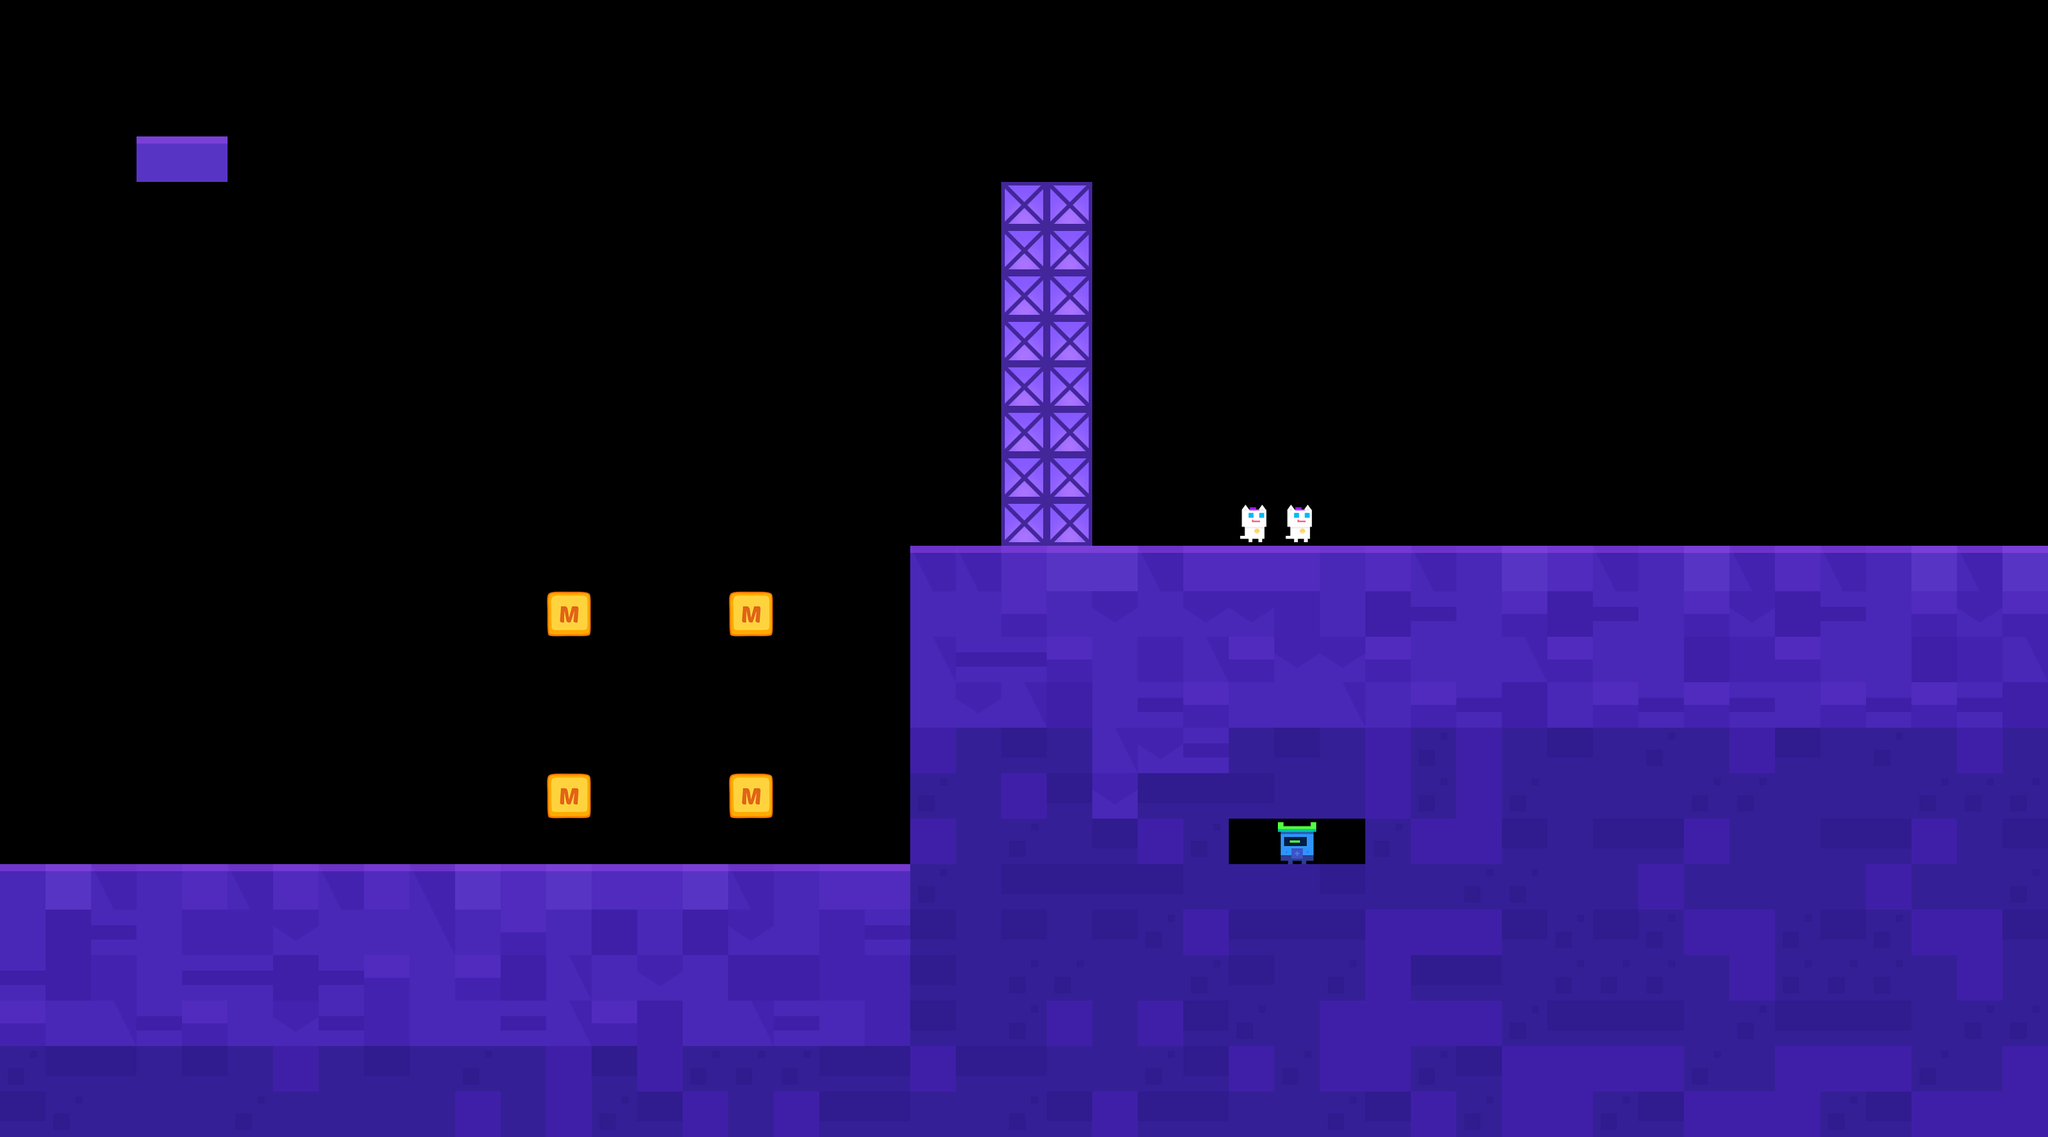

This game map was drawn from its Tiled (.tmx) file and the tilesets committed beside it. A one-line description and the trimmed map source follow:
An orthogonal 45x25 tile map with 64x64 px tiles, 3 tile layers (main, extra_exit, extra_wall) and 30 objects (6x Event, 4x platform, 2x npc, player, enemy, ...).

<map version="1.0" orientation="orthogonal" renderorder="right-down" width="45" height="25" tilewidth="64" tileheight="64" nextobjectid="3516">
 <properties>
  <property name="bg" value="lyBG7_1" />
 </properties>
 <tileset firstgid="1" name="forest" tilewidth="70" tileheight="70">
  <tileoffset x="-3" y="3" />
  <image source="forest_intro.png" width="700" height="980" />
  <tile id="0">
   <properties>
    <property name="maxX" value="87" />
    <property name="maxY" value="63" />
    <property name="x" value="77" />
    <property name="y" value="61" />
   </properties>
  </tile>
 </tileset>
 <layer name="main" width="45" height="25">
  <data>[1125 cells, 439 non-empty, 25 distinct tile ids]</data>
 </layer>
 <objectgroup name="objConfig">
  <object id="3468" type="player" gid="120" x="640" y="1216" />
  <object id="3478" name="(4,0);(0,4);(-4,0);(0,-4)" type="platform" gid="102" x="768" y="896" width="2" height="1" />
  <object id="3479" name="(0,4);(-4,0);(0,-4);(4,0)" type="platform" gid="102" x="1024" y="896" width="2" height="1" />
  <object id="3480" name="(0,-4);(4,0);(0,4);(-4,0)" type="platform" gid="102" x="768" y="1152" width="2" height="1" />
  <object id="3481" name="(-4,0);(0,-4);(4,0);(0,4)" type="platform" gid="102" x="1024" y="1152" width="2" height="1" />
  <object id="3492" name="Flash" type="npc" gid="105" x="1728" y="768" />
  <object id="3493" type="npc" gid="105" x="1792" y="768" />
  <object id="3494" name="-1,0,1,0" type="enemy" gid="101" x="1792" y="1216" />
 </objectgroup>
 <objectgroup name="triggerConfig">
  <object id="3490" name="Story1" type="Event" gid="101" x="1344" y="768" />
  <object id="3495" name="Story1" type="Event" gid="101" x="1344" y="704" />
  <object id="3496" name="Story1" type="Event" gid="101" x="1344" y="640" />
  <object id="3497" name="Story2" type="Event" gid="102" x="1728" y="768" />
  <object id="3498" name="Story2" type="Event" gid="102" x="1792" y="768" />
  <object id="3499" name="Story2" type="Event" gid="102" x="1856" y="768" />
  <object id="3500" name="extra_wall" type="ShowExtra" gid="103" x="192" y="256" />
  <object id="3501" name="extra_exit" type="HideExtra" gid="104" x="256" y="256" />
  <object id="3502" name="coinList1" type="ShowCoins" gid="105" x="2048" y="832" />
  <object id="3515" name="12,0,0,0" type="Applause" gid="105" x="1792" y="576" />
 </objectgroup>
 <layer name="extra_exit" width="45" height="25">
  <properties>
   <property name="isShow" value="1" />
   <property name="maxX" value="29" />
   <property name="maxY" value="18" />
   <property name="x" value="20" />
   <property name="y" value="12" />
  </properties>
  <data>[1125 cells, 60 non-empty, 15 distinct tile ids]</data>
 </layer>
 <layer name="extra_wall" width="45" height="25">
  <properties>
   <property name="maxX" value="23" />
   <property name="maxY" value="11" />
   <property name="x" value="22" />
   <property name="y" value="4" />
  </properties>
  <data>[1125 cells, 16 non-empty, 1 distinct tile ids]</data>
 </layer>
 <objectgroup name="coinList1">
  <object id="3503" gid="81" x="1728" y="640" />
  <object id="3504" gid="81" x="1728" y="576" />
  <object id="3505" gid="81" x="1792" y="576" />
  <object id="3506" gid="81" x="1792" y="512" />
  <object id="3507" gid="81" x="1792" y="704" />
  <object id="3508" gid="81" x="1792" y="640" />
  <object id="3509" gid="81" x="1856" y="576" />
  <object id="3510" gid="81" x="1856" y="512" />
  <object id="3511" gid="81" x="1856" y="704" />
  <object id="3512" gid="81" x="1856" y="640" />
  <object id="3513" gid="81" x="1920" y="640" />
  <object id="3514" gid="81" x="1920" y="576" />
 </objectgroup>
</map>
